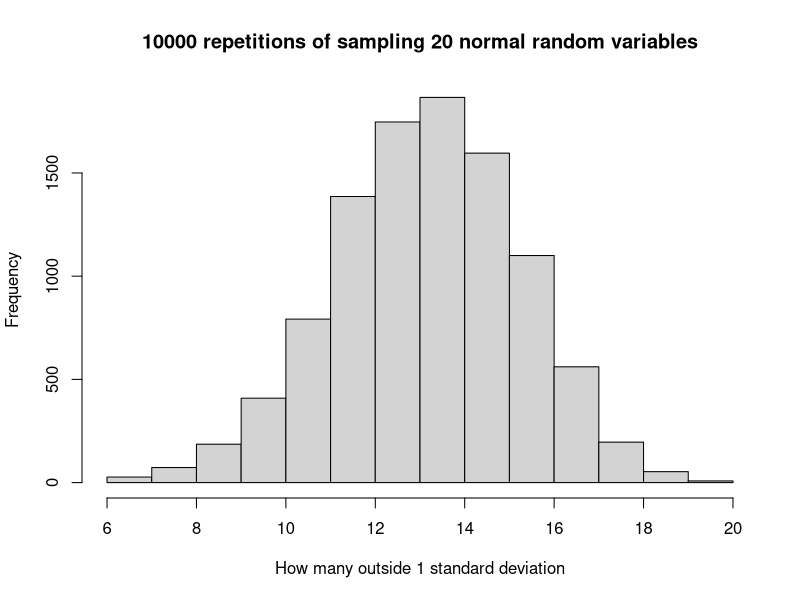

Generate this figure with R:

counts = c()
for(i in seq(1,10000))
{
    counts = c(counts,sum(abs(rnorm(20))<1))
}

pdf('variability_of_68_rule.pdf')
hist(counts, 
    xlab='How many outside 1 standard deviation',
    main='10000 repetitions of sampling 20 normal random variables')
dev.off()
